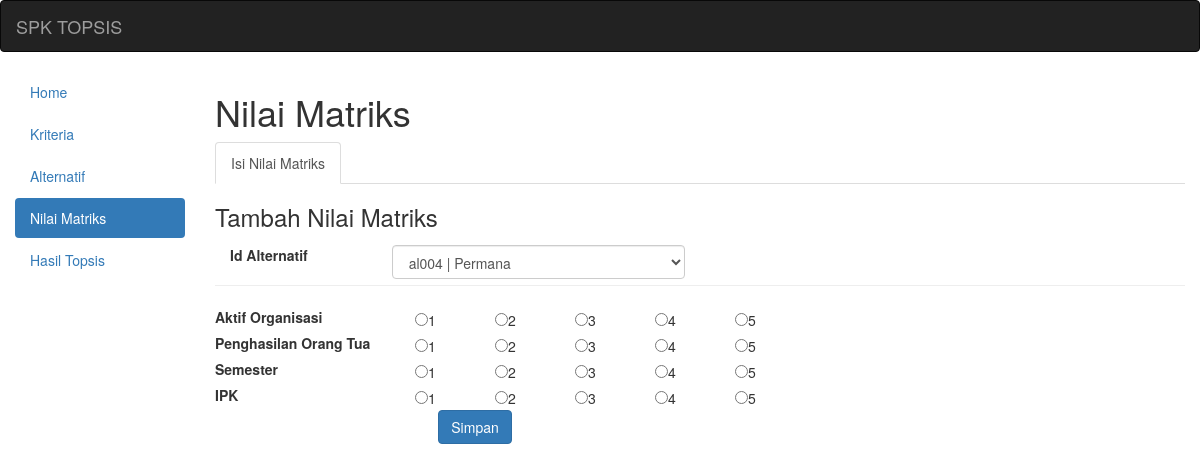
The page /?a=nilaimatrik on the database its author committed.
### tables this page shows
CREATE TABLE `kriteria` (
  `id_kriteria` varchar(5) NOT NULL,
  `nama_kriteria` varchar(45) NOT NULL,
  `bobot` double NOT NULL,
  `poin1` double NOT NULL,
  `poin2` double NOT NULL,
  `poin3` double NOT NULL,
  `poin4` double NOT NULL,
  `poin5` double NOT NULL,
  `sifat` varchar(15) NOT NULL
);

### nilaimatrik.php (the view, shortened to what this page needs)
<h1>Nilai Matriks</h1>
<ul class="nav nav-tabs">
  <li class="active" ><a href="index.php?a=kriteria&k=kriteria">Isi Nilai Matriks</a></li>
</ul>
<div class="box-header">
    <h3 class="box-title">Tambah Nilai Matriks</h3>
</div>
<form method="POST" action="">
<div class="form-group">
							<label class="control-label col-lg-2">Id Alternatif</label>
							<div class="col-lg-4">
								<select name="id_alt" class="form-control">
								<?php
								include ("konfig/koneksi.php");
								$s=mysqli_query($k21,"select * from alternatif");
								while($d=mysqli_fetch_assoc($s)){
								?>
									<option value="<?php echo $d['id_alternatif'] ?>"><?php echo $d['id_alternatif']." | ".$d['nm_alternatif'] ?></option>
								<?php
								}
								?>
								</select>
							</div>
						</div>
						<br />
<hr />
<div class="form-group">
								<?php
								$i=1;
								$alt=mysqli_query($k21,"select * from kriteria");
								while($dalt=mysqli_fetch_assoc($alt)){
								?>
	<table   align="left">
		<tr>
		<td width="200" >
							<label ><?php echo $dalt['nama_kriteria']; ?></label>
		</td>
							<div class="col-md-8">
		<td width="80">
							<input type="radio" name="nilai<?php echo $i; ?>" value="<?php echo $dalt['poin1']; ?>" /><?php echo $dalt['poin1']; ?>
		</td>
		<td width="80">
							<input type="radio" name="nilai<?php echo $i; ?>" value="<?php echo $dalt['poin2']; ?>"/><?php echo $dalt['poin2']; ?>
		</td>
		<td width="80">
							<input type="radio" name="nilai<?php echo $i; ?>" value="<?php echo $dalt['poin3']; ?>"/><?php echo $dalt['poin3']; ?>
		</td>
		<td width="80">
							<input type="radio" name="nilai<?php echo $i; ?>" value="<?php echo $dalt['poin4']; ?>"/><?php echo $dalt['poin4']; ?>
		</td>
		<td width="80">
							<input type="radio" name="nilai<?php echo $i; ?>" value="<?php echo $dalt['poin5']; ?>"/><?php echo $dalt['poin5']; ?>
		</td>
		</tr>
								<?php
								$i++;
								}
								?>
		<tr>
		<td colspan=5 align="center">
		<input type="submit" name="simpan" value="Simpan" class="btn btn-primary">
		</td>
		</tr>
</table>
							</div>
						</div>

### rows shown on the page
kriteria: nama_kriteria "Aktif Organisasi", poin1 "1", poin2 "2", poin3 "3", poin4 "4", poin5 "5"
kriteria: nama_kriteria "Penghasilan Orang Tua", poin1 "1", poin2 "2", poin3 "3", poin4 "4", poin5 "5"
kriteria: nama_kriteria "Semester", poin1 "1", poin2 "2", poin3 "3", poin4 "4", poin5 "5"
kriteria: nama_kriteria "IPK", poin1 "1", poin2 "2", poin3 "3", poin4 "4", poin5 "5"

### other values the page prints
form field id_alt "al004 | Permana"
